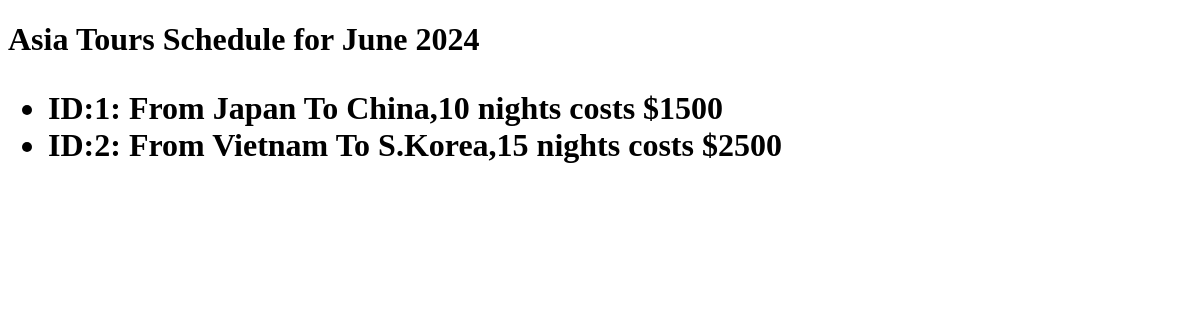
The app's page /, older data.
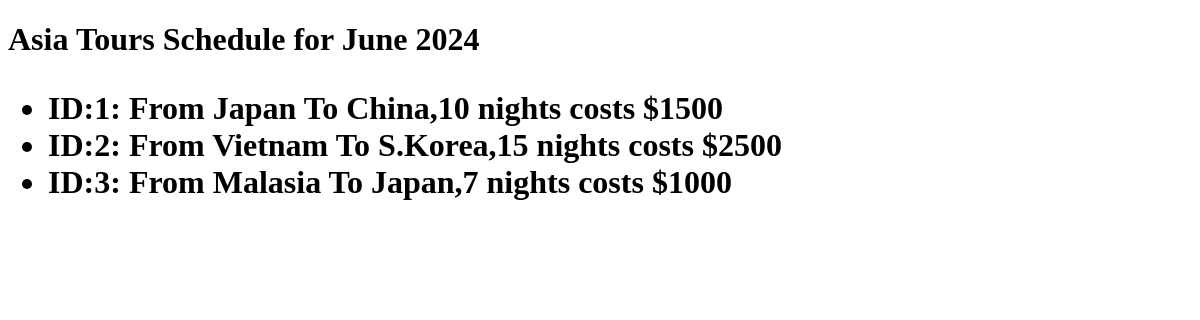
The same page, newer data.
### asiantoursagency/models.py (models this page shows)
class Tour(models.Model):
    origin_country = models.CharField(max_length=64)
    destination_country = models.CharField(max_length=64)
    number_of_nights = models.IntegerField()
    price = models.IntegerField()
    def __str__(self):
        return (f"ID:{self.id}: From {self.origin_country} To {self.destination_country},{self.number_of_nights} nights costs ${self.price}")

### asiantoursagency/views.py (the view)
# urls.py: path('',views.index)
def index(request):
    tours = Tour.objects.all()
    context = {'tours':tours}
    return render(request, 'tours/index.html', context)

### asiantoursagency/templates/tours/index.html (shortened to what this page needs)
<!DOCTYPE html>
<html lang="en">
<head>
</head>
<body>
    <h1>Asia Tours Schedule for June 2024<h1>
            <ul>
                {% for tour in tours %}
                <li>{{tour}}</li>
                {% endfor %}
            </ul>
</body>
</html>

Row changes from the older to the newer data that the page shows:
added Tour: id+origin_country+destination_country "ID:3: From Malasia To Japan,7 nights costs $1000"
